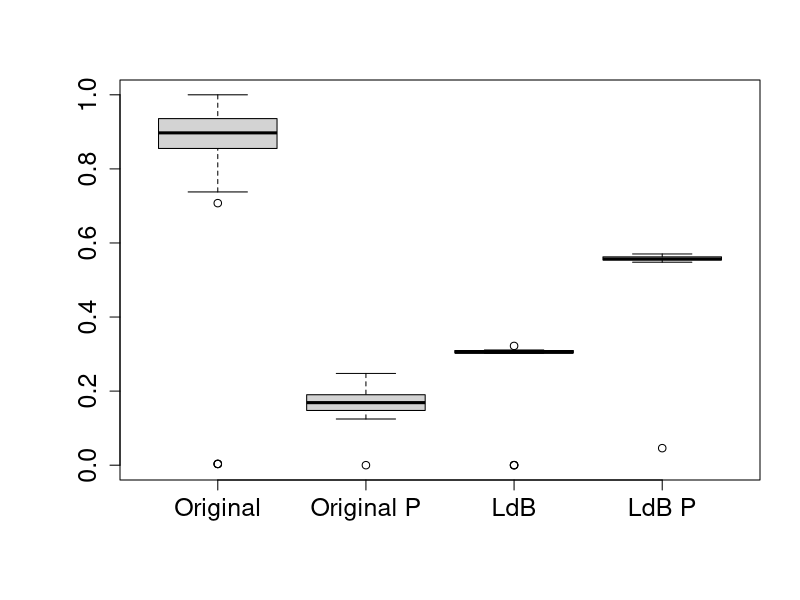

Source code (R):
d1 = read.csv("datoseoT.csv")
d2 = read.csv("datosepT.csv")
d3 = read.csv("datosldbT.csv")
d4 = read.csv("datosldbpT.csv")
fact = max(d1$time)
datos = cbind(d1$time/fact,d2$time/fact,d3$time/fact,d4$time/fact)
colnames(datos) = c("Original","Original P","LdB", "LdB P")#c("1","2", "3", "4")
png("ComparacionAlgoritmos.png", width = 1200, height = 1200, units = "px", pointsize = 20)
par(mar=c(6,6,4,2),cex.axis=1.5, cex.lab=1.8, cex.main=1.5)
boxplot(datos)
#axis(side=1,at=c("1","2","3","4"), labels=c("Original","Original Paralelizado","Línea de barrido", "Línea de barrido paralelizdo"))
#legend( title="Algoritmos",x="topright", inset=0,legend=c("Original","Original","Línea de barrido", "Línea de barrido paralelizdo"))
